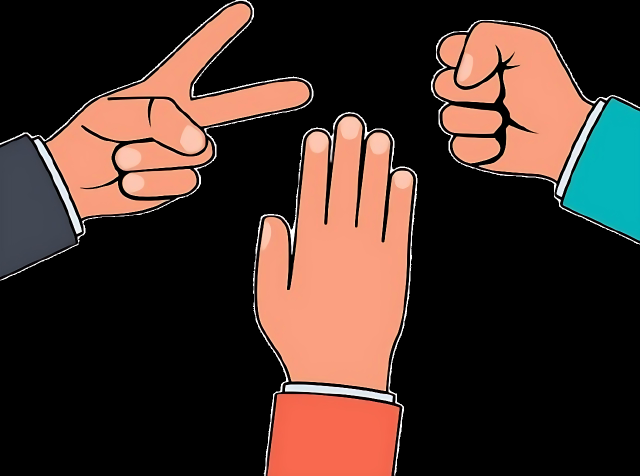
#> input picture Rock-Paper-Scissors-Game-UI/UI/assets/images/home_image.png, 1280 x 952 px, given in place of the camera (shown at 1/2 size)
$ python predict.py
#> lines starting #> are read from the running program, lines starting #| are printed output that depends on the picture; after the words box and inside, x2 and y2 are one past the last pixel; in counts of white or black regions, pixels touching at a corner belong together
#> in main, frame is the input picture: shape (952, 1280, 3); mean B, G, R 41.5, 48.6, 67.5
### Rock-Paper-Scissors-Lizard-Spock-Game-main/src/preprocess.py
import cv2
import numpy as np

def detect_skin_rgb(frame):
    frame = cv2.resize(frame, (400, 400))
#> frame: shape (400, 400, 3)
    img = frame.astype(np.uint8)
    R = img[:, :, 2]
    G = img[:, :, 1]
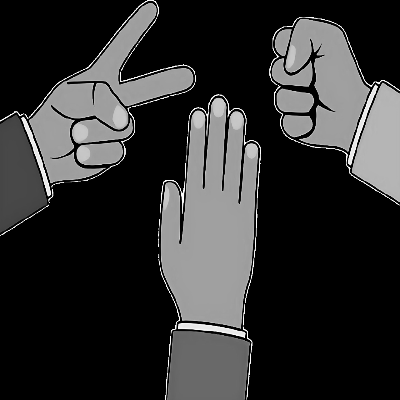
#> G: shape (400, 400); min 0, max 255, mean 48.6
    B = img[:, :, 0]
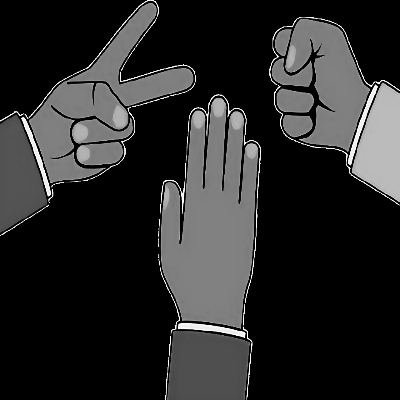
#> B: shape (400, 400); min 0, max 255, mean 41.5

    # Rule 1: Uniform daylight
    rule1 = (
        (R > 95) & (G > 40) & (B > 20) &
        ((np.max(img, axis=2) - np.min(img, axis=2)) > 15) &
        (np.abs(R - G) > 15) & (R > G) & (R > B)
    )
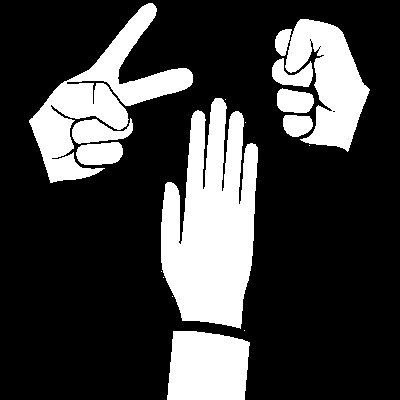
#> rule1: shape (400, 400) bool; 24.7% white; 17 white regions (7 under 20 px), largest, box (x1, y1, x2, y2) and area: (161, 98, 258, 329) 15531, (29, 3, 193, 183) 8787, (285, 19, 370, 152) 6049

    # Rule 2: Flash or side illumination
    rule2 = (
        (R > 220) & (G > 210) & (B > 170) &
        (np.abs(R - G) <= 15) & (B < R) & (B < G)
    )
#> rule2: shape (400, 400) bool; 0.04% white in thin lines or dots, all inside (x1, y1, x2, y2) = (32, 1, 394, 340)

    skin_mask = (rule1 | rule2).astype(np.uint8) * 255
    return frame, skin_mask

def clean_mask_with_morphology(mask):
    # Cross-shaped kernel
    kernel_cross = np.array([
        [0, 1, 0],
        [1, 1, 1],
        [0, 1, 0]
    ], dtype=np.uint8)

    kernel_square = np.array([
        [1, 1, 1],
        [1, 1, 1],
        [1, 1, 1]
    ], dtype=np.uint8)

    # Custom dilation kernel
    kernel_dilate = np.array([
        [0, 0, 1, 0, 0],
        [0, 1, 1, 1, 0],
        [1, 1, 1, 1, 1],
        [0, 1, 1, 1, 0],
        [0, 0, 1, 0, 0]
    ], dtype=np.uint8)

    # Open (erosion → dilation)
    opened = cv2.morphologyEx(mask, cv2.MORPH_OPEN, kernel_cross)
#> opened: shape (400, 400); 24.7% white; 11 white regions, largest, box (x1, y1, x2, y2) and area: (161, 98, 258, 328) 15525, (285, 19, 370, 152) 6044, (167, 331, 250, 400) 5097

    dilated = cv2.dilate(opened, kernel_dilate, iterations=1)
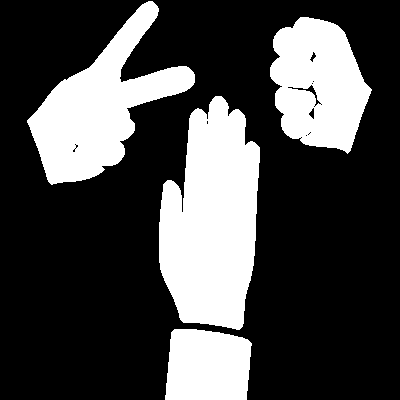
#> dilated: shape (400, 400); 28.2% white; 4 white regions


    return dilated

def extract_largest_contour(mask):
    contours, _ = cv2.findContours(mask.copy(), cv2.RETR_EXTERNAL, cv2.CHAIN_APPROX_SIMPLE)
#> contours = 4 contours; box (x1, y1, x2, y2) and area: (159, 96, 260, 330) 17081, (27, 1, 195, 185) 12182, (270, 17, 372, 154) 9718, (165, 329, 252, 400) 5360
    if not contours:
        return mask, None

    largest = max(contours, key=cv2.contourArea)
#> largest = contour of 182 points, box (x1, y1, x2, y2) (159, 96, 260, 330), area 17081
    clean_mask = np.zeros_like(mask)
    cv2.drawContours(clean_mask, [largest], -1, 255, thickness=cv2.FILLED)
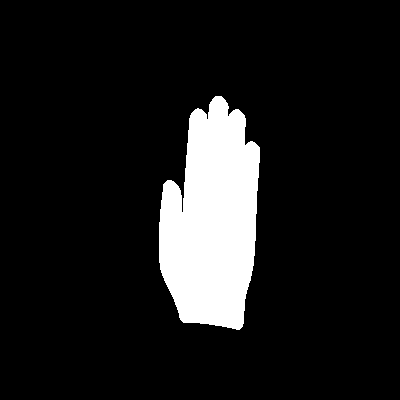
#> clean_mask: shape (400, 400); 10.9% white; 1 white region
    return clean_mask, largest

def preprocess_frame(frame):
    frame, skin_mask = detect_skin_rgb(frame)
    cleaned = clean_mask_with_morphology(skin_mask)
    largest_only, _ = extract_largest_contour(cleaned)
    return frame, skin_mask, largest_only

def get_hand_contours(thresh_img, frame):
    contours, _ = cv2.findContours(thresh_img.copy(), cv2.RETR_EXTERNAL, cv2.CHAIN_APPROX_SIMPLE)
#> contours = 1 contour; box (x1, y1, x2, y2) and area: (159, 96, 260, 330) 17081
    contoured = frame.copy()
    cv2.drawContours(contoured, contours, -1, (0, 255, 0), 2)
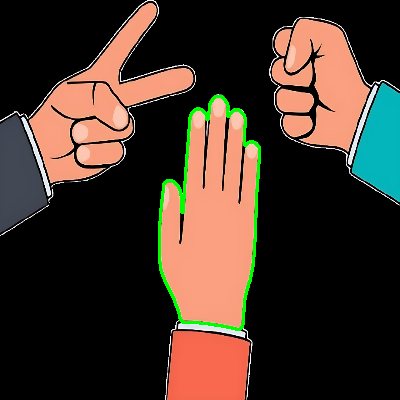
#> contoured: shape (400, 400, 3); mean of channels 0, 1, 2 40.4, 50.9, 66.3; drawn as B, G, R
    return contoured

### Rock-Paper-Scissors-Lizard-Spock-Game-main/src/predict.py
# src/predict.py

import cv2
import sys
import os
import numpy as np
import cv2
import sys
import os
import numpy as np

# Make sure we can import from src/
sys.path.append(os.path.abspath(os.path.join(os.path.dirname(__file__), '..')))
from src.preprocess import preprocess_frame, get_hand_contours

def main():
    cap = cv2.VideoCapture(0)
    if not cap.isOpened():
        print("Webcam not accessible.")
        return

    print("[INFO] Press ESC to exit...")
    cv2.namedWindow("Hand Gesture Detection [Gray | Threshold | Contours]", cv2.WINDOW_NORMAL)

    while True:
        ret, frame = cap.read()
        if not ret:
            print("Failed to read from webcam.")
            break

        print("Captured frame")

        original, gray, thresh = preprocess_frame(frame)
        contoured = get_hand_contours(thresh, original)

        stacked = np.hstack((
            cv2.cvtColor(gray, cv2.COLOR_GRAY2BGR),
            cv2.cvtColor(thresh, cv2.COLOR_GRAY2BGR),
            contoured
        ))
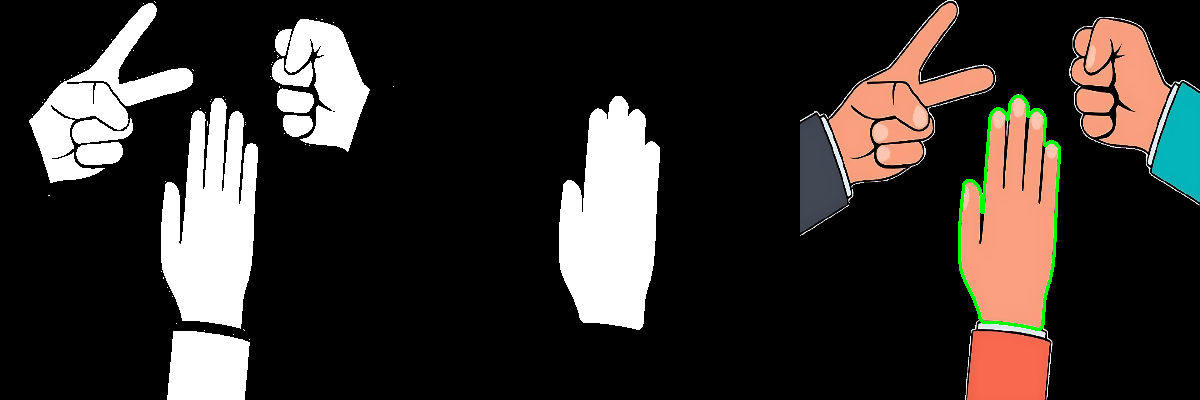
#> stacked: shape (400, 1200, 3); mean of channels 0, 1, 2 43.8, 47.3, 52.4; drawn as B, G, R

        cv2.imshow("Hand Gesture Detection [Gray | Threshold | Contours]", stacked)

        key = cv2.waitKey(1)
#> (key Esc is pressed here)
        if key == 27:  # ESC
            break

    cap.release()
    cv2.destroyAllWindows()

if __name__ == "__main__":
    main()

$ run again, on Rock-Paper-Scissors-Game-UI/UI/assets/images/paper.png
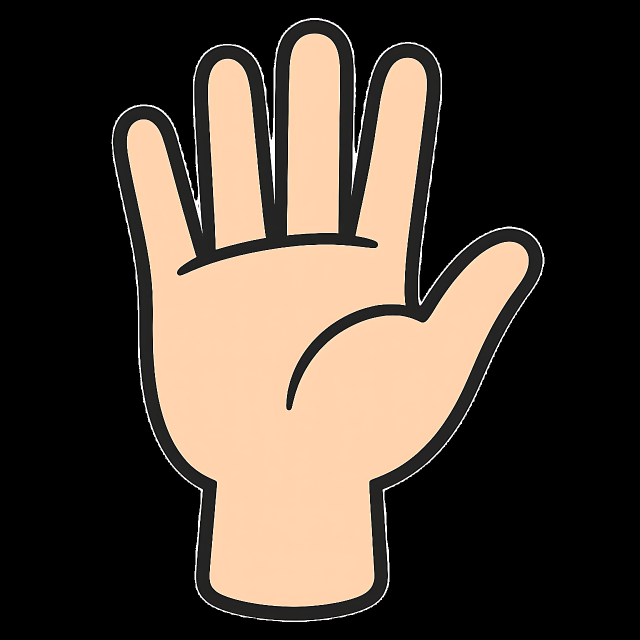
#> input picture Rock-Paper-Scissors-Game-UI/UI/assets/images/paper.png, 1280 x 1280 px, given in place of the camera (shown at 1/2 size)
#> in main, frame is the input picture: shape (1280, 1280, 3); mean B, G, R 56.2, 66.8, 79.1
#> frame: shape (400, 400, 3)
#> in detect_skin_rgb, `rule1 = ( (R > 95) & (G > 40) & (B > 20) & ((np.max(img, axis=2) - np...`:
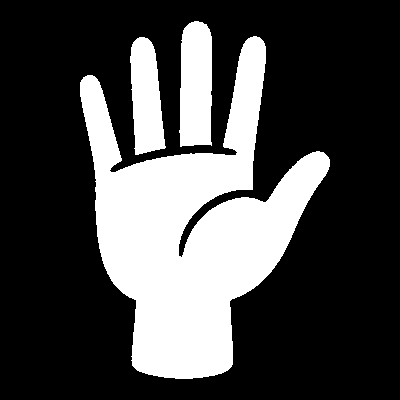
#> rule1: shape (400, 400) bool; 28.1% white; 3 white regions, box (x1, y1, x2, y2) and area: (80, 36, 330, 379) 38190, (179, 21, 212, 147) 3745, (130, 37, 166, 155) 3084
#> rule2: shape (400, 400) bool; 0.36% white in thin lines or dots, all inside (x1, y1, x2, y2) = (71, 21, 330, 383)
#> skin_mask: shape (400, 400); 28.5% white; 24 white regions (21 under 20 px), largest, box (x1, y1, x2, y2) and area: (79, 36, 330, 379) 38590, (179, 21, 212, 147) 3830, (130, 37, 166, 156) 3156
#> opened: shape (400, 400); 28.5% white; 3 white regions, box (x1, y1, x2, y2) and area: (79, 36, 330, 379) 38587, (179, 21, 212, 147) 3827, (130, 37, 166, 156) 3154
#> dilated: shape (400, 400); 31% white; 3 white regions
#> in extract_largest_contour, `contours, _ = cv2.findContours(mask.copy(), cv2.RETR_EXTERNAL, cv2.CHA..`: contours = 3 contours; box (x1, y1, x2, y2) and area: (77, 34, 332, 381) 40726, (177, 19, 214, 149) 4270, (128, 35, 168, 158) 3560
#> largest = contour of 608 points, box (x1, y1, x2, y2) (77, 34, 332, 381), area 40726
#> clean_mask: shape (400, 400); 25.9% white; 1 white region
#> in get_hand_contours, `contours, _ = cv2.findContours(thresh_img.copy(), cv2.RETR_EXTERNAL, c..`: contours = 1 contour; box (x1, y1, x2, y2) and area: (77, 34, 332, 381) 40726
#> contoured: shape (400, 400, 3); mean of channels 0, 1, 2 54.5, 73.2, 77.2
#> in main, `stacked = np.hstack(( cv2.cvtColor(gray, cv2.COLOR_GRAY2BGR), cv2.cvtC..`:
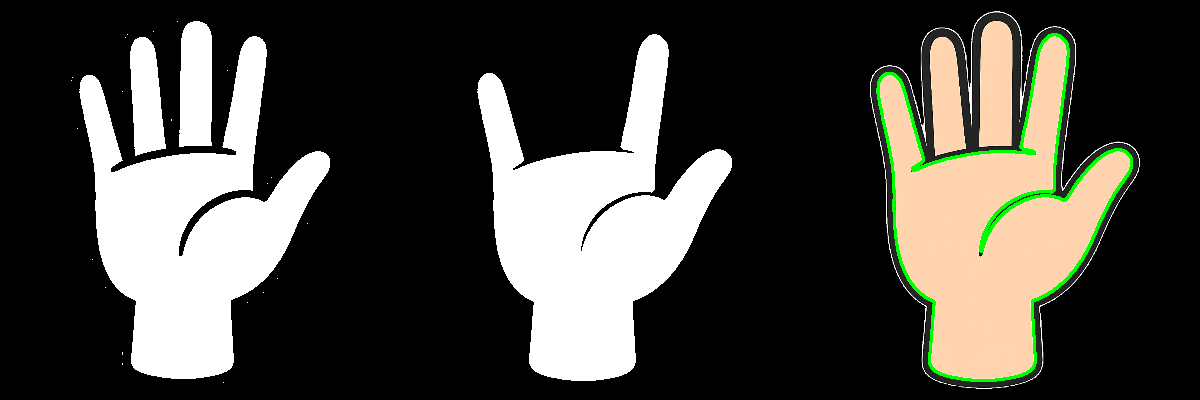
#> stacked: shape (400, 1200, 3); mean of channels 0, 1, 2 64.4, 70.6, 72; drawn as B, G, R

$ run again, on Rock-Paper-Scissors-Game-UI/UI/assets/images/rock.png
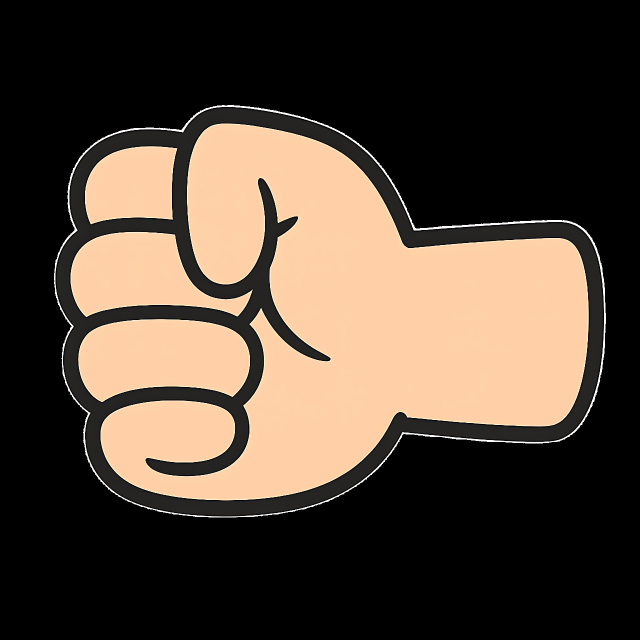
#> input picture Rock-Paper-Scissors-Game-UI/UI/assets/images/rock.png, 1280 x 1280 px, given in place of the camera (shown at 1/2 size)
#> in main, frame is the input picture: shape (1280, 1280, 3); mean B, G, R 55.2, 67.4, 81.3
#> frame: shape (400, 400, 3)
#> rule1: shape (400, 400) bool; 29.5% white; 4 white regions, box (x1, y1, x2, y2) and area: (63, 77, 367, 313) 37374, (49, 199, 156, 251) 4260, (44, 145, 157, 197) 3367, (53, 91, 110, 140) 2201
#> rule2: shape (400, 400) bool; 0.31% white in thin lines or dots, all inside (x1, y1, x2, y2) = (37, 77, 368, 323)
#> skin_mask: shape (400, 400); 29.8% white; 11 white regions (7 under 20 px), largest, box (x1, y1, x2, y2) and area: (63, 77, 368, 313) 37677, (49, 199, 156, 251) 4324, (44, 145, 158, 198) 3457, (53, 91, 111, 140) 2225
#> opened: shape (400, 400); 29.8% white; 4 white regions, box (x1, y1, x2, y2) and area: (63, 77, 368, 313) 37671, (49, 199, 156, 251) 4324, (44, 145, 157, 198) 3454, (53, 91, 110, 140) 2222
#> dilated: shape (400, 400); 32.4% white; 4 white regions
#> in extract_largest_contour, `contours, _ = cv2.findContours(mask.copy(), cv2.RETR_EXTERNAL, cv2.CHA..`: contours = 4 contours; box (x1, y1, x2, y2) and area: (61, 75, 370, 315) 39704, (47, 197, 158, 253) 4718, (42, 143, 159, 200) 3874, (51, 89, 112, 142) 2493
#> largest = contour of 556 points, box (x1, y1, x2, y2) (61, 75, 370, 315), area 39704
#> clean_mask: shape (400, 400); 25.2% white; 1 white region
#> in get_hand_contours, `contours, _ = cv2.findContours(thresh_img.copy(), cv2.RETR_EXTERNAL, c..`: contours = 1 contour; box (x1, y1, x2, y2) and area: (61, 75, 370, 315) 39704
#> contoured: shape (400, 400, 3); mean of channels 0, 1, 2 53.7, 73.5, 79.5
#> in main, `stacked = np.hstack(( cv2.cvtColor(gray, cv2.COLOR_GRAY2BGR), cv2.cvtC..`:
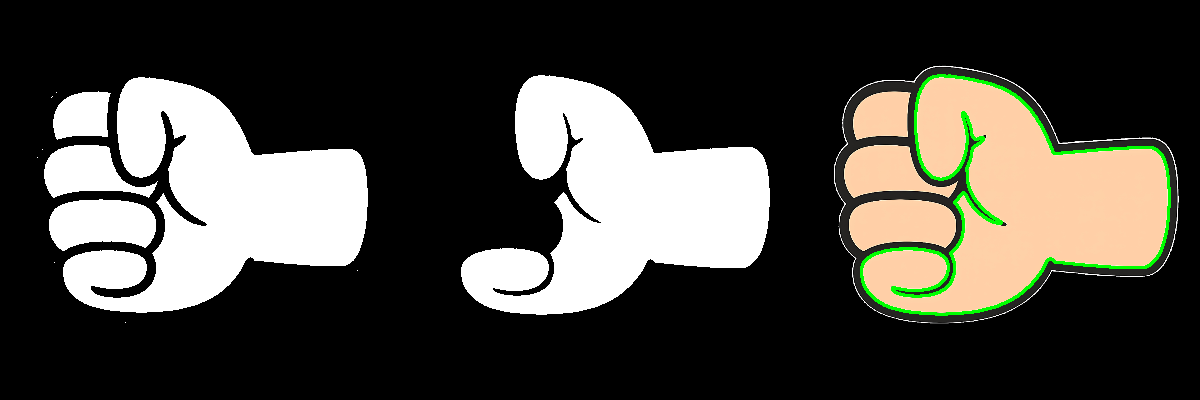
#> stacked: shape (400, 1200, 3); mean of channels 0, 1, 2 64.7, 71.3, 73.3; drawn as B, G, R
